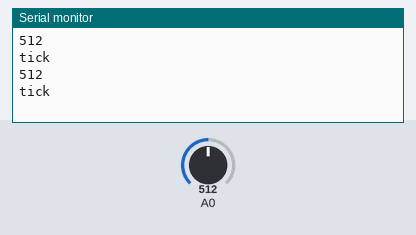
Bench run of a sketch on a simulated ESP8266 (NodeMCU). On the bench: the last lines printed to the serial monitor. The test bench sets the inputs (shaded band); at power-on: A0 = 512. WiFi joins after 1.5 s; servers stay silent unless stated; no MQTT or app messages arrive unless stated.

Above: at 2.7 s.
2.8 s: A0 set to 716
At 4.1 s:
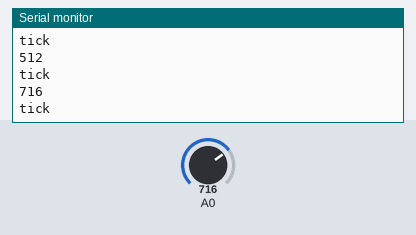
4.3 s: A0 set to 900
At 5.0 s:
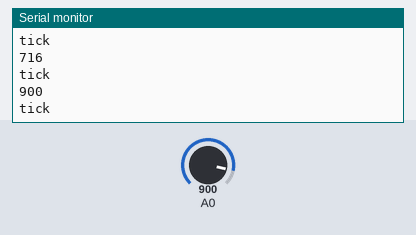
Timing chart, 0 to 7.3 s (numbered marks = the images above; inputs shaded):
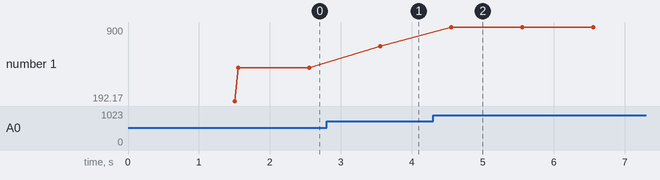

The sketch:

Assignment4.ino
```cpp
//Sean Nishi
//Assignment 4

#include <ESP8266WiFi.h>
#include <PubSubClient.h>
#include <String.h>

//WiFi/MQTT parameters
#define WLAN_SSID       "dan_2"
#define WLAN_PASS       "supersecretpassword"
#define BROKER_IP       "192.168.1.12"

//refresh interval in ms
static const unsigned long REFRESH_INTERVAL = 1000;
static unsigned long lastRefreshTime = 0;

//wifi and mqtt stuff
WiFiClient client;
PubSubClient mqttclient(client);

int lightstate;
char buffer [6];

void setup() {
  Serial.begin(115200);

  //setup wifi
  WiFi.mode(WIFI_STA);
  WiFi.begin(WLAN_SSID, WLAN_PASS);
  while (WiFi.status() != WL_CONNECTED){
    delay(500);
    Serial.print(".");
  }

  Serial.println("WiFi connected");
  Serial.println("IP address: ");
  Serial.println(WiFi.localIP());

  //connect to mqtt server
  mqttclient.setServer(BROKER_IP, 1883);
  connect();

}

void loop() {
  //mqtt server stuff
  if(!mqttclient.connected()){
    connect();
  }
  mqttclient.loop();

  //runs every 1 second
  if(millis() - lastRefreshTime >= REFRESH_INTERVAL){
    lastRefreshTime += REFRESH_INTERVAL;
    lightstate = analogRead(A0);

    //publish info to broker/pi
    mqttclient.publish("/light", itoa(lightstate, buffer, 10));
    Serial.println(itoa(lightstate, buffer, 10));
  }

  //ticks every loop
  Serial.println("tick");
  delay(1000);
}

//make sure publisher is connected to the wifi and the broker
void connect(){
  //make sure we are connected to the wifi
  while (WiFi.status() != WL_CONNECTED){
    Serial.println("Wifi issue");
    delay(3000);
  }

  Serial.print("Connecting to MQTT server... ");

  while(!mqttclient.connected()){
    //we are connected to the broker, subscribe to a topic
    if (mqttclient.connect(WiFi.macAddress().c_str())){
      Serial.println("MQTT server Connected!");
    }
    //we havent connected to the broker, wait and try again
    else {
      Serial.print(F("MQTT server connection failed! rc="));
      Serial.print(mqttclient.state());
      Serial.println("try again in 5 seconds");
      delay(20000);
    }
  }
}
```

Measured:
- after the input at 2.8 s, the serial monitor: prints a new line after 0.76 s (image 1)
- after the input at 4.3 s, the serial monitor: prints a new line after 0.26 s (image 2)
- plotted number 1: 512 → 716 after the input at 2.8 s, 716 → 900 after the input at 4.3 s
